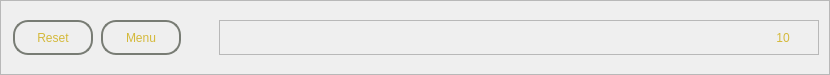
         <widget class="QFrame" name="frame_menu">
          <property name="minimumSize">
           <size>
            <width>830</width>
            <height>75</height>
           </size>
          </property>
          <property name="maximumSize">
           <size>
            <width>762</width>
            <height>75</height>
           </size>
          </property>
          <property name="styleSheet">
           <string notr="true">#frame_menu {
border-top-right-radius: 75px;
background-color: qlineargradient(spread:pad, x1:0, y1:1, x2:1, y2:0.95, stop:0.90 rgb(45, 20, 9),  stop:1 rgba(212,185,58,30));

}

QPushButton::hover {
border: 2px solid rgba(212,185,58,255);
background-color: rgba(212,185,58,25);
}

QPushButton{
font: 16pt &quot;Arial&quot;;
border: 2px solid  rgb(120,124,116);
border-radius: 15px;
color: rgba(212,185,58,255);
}

QLabel {
font: 24pt &quot;Arial&quot;;
font: 87 32pt &quot;Arial Black&quot;;
color: rgb(250,251,255);
border-radius: 40px;
}

#label_announce {
margin: 0 10 0 0;
}
</string>
          </property>
          <property name="frameShape">
           <enum>QFrame::Shape::StyledPanel</enum>
          </property>
          <property name="frameShadow">
           <enum>QFrame::Shadow::Raised</enum>
          </property>
          <layout class="QGridLayout" name="gridLayout_5">
           <property name="leftMargin">
            <number>12</number>
           </property>
           <property name="topMargin">
            <number>0</number>
           </property>
           <property name="rightMargin">
            <number>10</number>
           </property>
           <property name="bottomMargin">
            <number>0</number>
           </property>
           <property name="horizontalSpacing">
            <number>8</number>
           </property>
           <property name="verticalSpacing">
            <number>6</number>
           </property>
           <item row="0" column="1">
            <widget class="QPushButton" name="button_menu">
             <property name="minimumSize">
              <size>
               <width>80</width>
               <height>35</height>
              </size>
             </property>
             <property name="maximumSize">
              <size>
               <width>80</width>
               <height>35</height>
              </size>
             </property>
             <property name="cursor">
              <cursorShape>PointingHandCursor</cursorShape>
             </property>
             <property name="text">
              <string>Menu</string>
             </property>
            </widget>
           </item>
           <item row="0" column="2">
            <spacer name="spacerH_1">
             <property name="orientation">
              <enum>Qt::Orientation::Horizontal</enum>
             </property>
             <property name="sizeHint" stdset="0">
              <size>
               <width>40</width>
               <height>20</height>
              </size>
             </property>
            </spacer>
           </item>
           <item row="0" column="3">
            <widget class="QFrame" name="frame_announce">
             <property name="minimumSize">
              <size>
               <width>600</width>
               <height>0</height>
              </size>
             </property>
             <property name="maximumSize">
              <size>
               <width>600</width>
               <height>16777215</height>
              </size>
             </property>
             <property name="styleSheet">
              <string notr="true">#label_announce {
font: 700 18pt &quot;Forte&quot;;;
}

#label_cd {
font: 700 32pt &quot;Forte&quot;;
color: rgba(212,185,58,255);
background-color: transparent;
}
</string>
             </property>
             <property name="frameShape">
              <enum>QFrame::Shape::StyledPanel</enum>
             </property>
             <property name="frameShadow">
              <enum>QFrame::Shadow::Raised</enum>
             </property>
             <layout class="QHBoxLayout" name="horizontalLayout_3">
              <property name="spacing">
               <number>5</number>
              </property>
              <property name="leftMargin">
               <number>0</number>
              </property>
              <property name="topMargin">
               <number>0</number>
              </property>
              <property name="rightMargin">
               <number>10</number>
              </property>
              <property name="bottomMargin">
               <number>0</number>
              </property>
              <item>
               <spacer name="spacerH_2">
                <property name="orientation">
                 <enum>Qt::Orientation::Horizontal</enum>
                </property>
                <property name="sizeHint" stdset="0">
                 <size>
                  <width>40</width>
                  <height>20</height>
                 </size>
                </property>
               </spacer>
              </item>
              <item>
               <widget class="QLabel" name="label_announce">
                <property name="minimumSize">
                 <size>
                  <width>530</width>
                  <height>0</height>
                 </size>
                </property>
                <property name="maximumSize">
                 <size>
                  <width>530</width>
                  <height>16777215</height>
                 </size>
                </property>
                <property name="toolTip">
                 <string>&lt;html&gt;&lt;head/&gt;&lt;body&gt;&lt;p&gt;Welcome to Blackjack!&lt;/p&gt;&lt;/body&gt;&lt;/html&gt;</string>
                </property>
                <property name="whatsThis">
                 <string>&lt;html&gt;&lt;head/&gt;&lt;body&gt;&lt;p&gt;&lt;br/&gt;&lt;/p&gt;&lt;/body&gt;&lt;/html&gt;</string>
                </property>
                <property name="layoutDirection">
                 <enum>Qt::LayoutDirection::RightToLeft</enum>
                </property>
                <property name="text">
                 <string/>
                </property>
                <property name="scaledContents">
                 <bool>false</bool>
                </property>
                <property name="alignment">
                 <set>Qt::AlignmentFlag::AlignRight|Qt::AlignmentFlag::AlignTrailing|Qt::AlignmentFlag::AlignVCenter</set>
                </property>
               </widget>
              </item>
              <item alignment="Qt::AlignmentFlag::AlignRight">
               <widget class="QLabel" name="label_cd">
                <property name="enabled">
                 <bool>true</bool>
                </property>
                <property name="minimumSize">
                 <size>
                  <width>50</width>
                  <height>0</height>
                 </size>
                </property>
                <property name="maximumSize">
                 <size>
                  <width>99999</width>
                  <height>16777215</height>
                 </size>
                </property>
                <property name="whatsThis">
                 <string>&lt;html&gt;&lt;head/&gt;&lt;body&gt;&lt;p&gt;10&lt;/p&gt;&lt;/body&gt;&lt;/html&gt;</string>
                </property>
                <property name="text">
                 <string>10</string>
                </property>
                <property name="textFormat">
                 <enum>Qt::TextFormat::PlainText</enum>
                </property>
                <property name="scaledContents">
                 <bool>false</bool>
                </property>
                <property name="alignment">
                 <set>Qt::AlignmentFlag::AlignCenter</set>
                </property>
               </widget>
              </item>
             </layout>
            </widget>
           </item>
           <item row="0" column="0">
            <widget class="QPushButton" name="button_reset">
             <property name="minimumSize">
              <size>
               <width>80</width>
               <height>35</height>
              </size>
             </property>
             <property name="maximumSize">
              <size>
               <width>80</width>
               <height>35</height>
              </size>
             </property>
             <property name="cursor">
              <cursorShape>PointingHandCursor</cursorShape>
             </property>
             <property name="text">
              <string>Reset</string>
             </property>
            </widget>
           </item>
          </layout>
         </widget>
